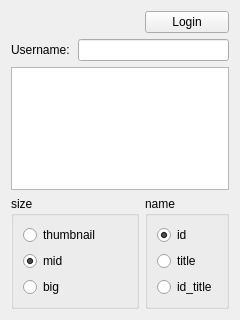
<?xml version="1.0" encoding="UTF-8"?>
<ui version="4.0">
 <class>Widget</class>
 <widget class="QWidget" name="Widget">
  <property name="enabled">
   <bool>true</bool>
  </property>
  <property name="geometry">
   <rect>
    <x>0</x>
    <y>0</y>
    <width>240</width>
    <height>320</height>
   </rect>
  </property>
  <property name="windowTitle">
   <string notr="true">Form</string>
  </property>
  <layout class="QGridLayout" name="gridLayout">
   <item row="3" column="0" colspan="2">
    <widget class="QGroupBox" name="groupBox">
     <property name="title">
      <string>size</string>
     </property>
     <layout class="QVBoxLayout" name="verticalLayout">
      <item>
       <widget class="QRadioButton" name="sizeThumbnailButton">
        <property name="text">
         <string>thumbnail</string>
        </property>
       </widget>
      </item>
      <item>
       <widget class="QRadioButton" name="sizeMidButton">
        <property name="text">
         <string>mid</string>
        </property>
        <property name="checked">
         <bool>true</bool>
        </property>
       </widget>
      </item>
      <item>
       <widget class="QRadioButton" name="sizeBigButton">
        <property name="text">
         <string>big</string>
        </property>
       </widget>
      </item>
     </layout>
    </widget>
   </item>
   <item row="1" column="0">
    <widget class="QLabel" name="label">
     <property name="text">
      <string>Username:</string>
     </property>
    </widget>
   </item>
   <item row="3" column="2">
    <widget class="QGroupBox" name="groupBox_2">
     <property name="title">
      <string>name</string>
     </property>
     <layout class="QGridLayout" name="gridLayout_2">
      <item row="0" column="0">
       <widget class="QRadioButton" name="idRadioButton">
        <property name="text">
         <string>id</string>
        </property>
        <property name="checked">
         <bool>true</bool>
        </property>
       </widget>
      </item>
      <item row="1" column="0">
       <widget class="QRadioButton" name="titleRadioButton">
        <property name="text">
         <string>title</string>
        </property>
       </widget>
      </item>
      <item row="2" column="0">
       <widget class="QRadioButton" name="idTitleRadioButton">
        <property name="text">
         <string>id_title</string>
        </property>
       </widget>
      </item>
     </layout>
    </widget>
   </item>
   <item row="2" column="0" colspan="3">
    <widget class="QListWidget" name="photosListWidget"/>
   </item>
   <item row="1" column="1" colspan="2">
    <widget class="QLineEdit" name="userNameLineEdit"/>
   </item>
   <item row="0" column="2">
    <widget class="QPushButton" name="loginButton">
     <property name="text">
      <string>Login</string>
     </property>
    </widget>
   </item>
   <item row="0" column="0">
    <widget class="QLabel" name="flickrLabel">
     <property name="text">
      <string notr="true">&lt;a href=&quot;http://www.flickr.com/&quot; title=&quot;Flickr&quot;&gt;&lt;img src=&quot;:/plugins/flickr-download/flickr&quot; width=&quot;32&quot; height=&quot;32&quot; alt=&quot;&quot;&gt;&lt;/a&gt;</string>
     </property>
     <property name="openExternalLinks">
      <bool>true</bool>
     </property>
    </widget>
   </item>
   <item row="0" column="1">
    <widget class="QLabel" name="currentUserLabel">
     <property name="text">
      <string notr="true"/>
     </property>
    </widget>
   </item>
  </layout>
 </widget>
 <resources/>
 <connections/>
</ui>
